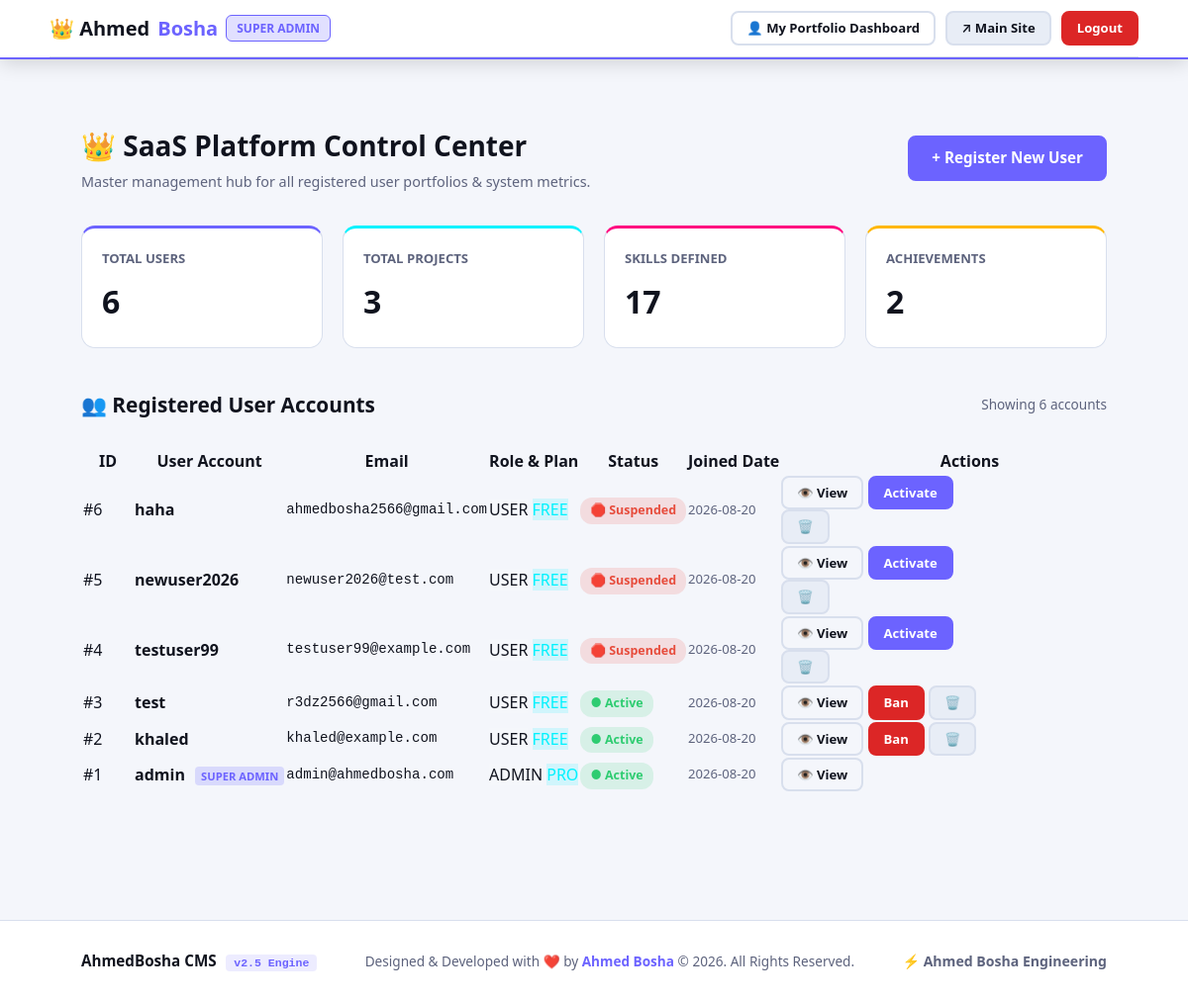
Screenshot of /super-admin (signed in) with the database file from the repository.
### tables this page shows
CREATE TABLE users (
            id             INTEGER PRIMARY KEY AUTOINCREMENT,
            username       TEXT UNIQUE NOT NULL,
            email          TEXT UNIQUE NOT NULL,
            password_hash  TEXT NOT NULL,
            role           TEXT DEFAULT 'user',
            account_status TEXT DEFAULT 'active',
            plan_tier      TEXT DEFAULT 'free',
            created_at     TIMESTAMP DEFAULT CURRENT_TIMESTAMP
        , verification_code TEXT, code_expires_at TIMESTAMP, reset_token TEXT, reset_token_expires_at TIMESTAMP, is_verified INTEGER DEFAULT 1);

### app.py (the view)
@app.route("/super-admin")
@superadmin_required
def super_admin_dashboard():
    db = get_db()
    users_list = db.execute("SELECT * FROM users ORDER BY created_at DESC").fetchall()
    total_users = len(users_list)
    total_projects = db.execute("SELECT COUNT(*) FROM projects").fetchone()[0]
    total_skills = db.execute("SELECT COUNT(*) FROM skills").fetchone()[0]
    total_achievements = db.execute("SELECT COUNT(*) FROM achievements").fetchone()[0]
    total_messages = db.execute("SELECT COUNT(*) FROM messages").fetchone()[0]
    return render_template(
        "admin/super_dashboard.html",
        users_list=users_list,
        total_users=total_users,
        total_projects=total_projects,
        total_skills=total_skills,
        total_achievements=total_achievements,
        total_messages=total_messages,
    )

### app.py (called while the page is built)
def get_db():
    if "db" not in g:
        g.db = sqlite3.connect(DATABASE)
        g.db.row_factory = sqlite3.Row
        g.db.execute("PRAGMA foreign_keys = ON")
    return g.db

def get_settings(user_id=None, db=None):
    if db is None:
        db = get_db()
    if user_id is None:
        user_id = session.get("user_id", 1)
    s = db.execute("SELECT * FROM site_settings WHERE user_id = ?", (user_id,)).fetchone()
    if not s:
        s = db.execute("SELECT * FROM site_settings WHERE user_id = 1 OR id = 1").fetchone()
    return s

@app.context_processor
def inject_globals():
    try:
        user_id = session.get("user_id", 1)
        settings = get_settings(user_id=user_id)
        unread = get_db().execute(
            "SELECT COUNT(*) FROM messages WHERE user_id = ? AND is_read = 0", (user_id,)
        ).fetchone()[0]
    except Exception:
        settings = None
        unread = 0
    return dict(settings=settings, unread_count=unread)

def superadmin_required(view):
    @functools.wraps(view)
    def wrapped(**kwargs):
        if not session.get("user_id") or session.get("role") != "admin":
            flash("Super Admin access required.", "danger")
            return redirect(url_for("admin_login"))
        return view(**kwargs)
    return wrapped

### templates/admin/super_dashboard.html (shortened to what this page needs)
{% extends "base.html" %}
{% block body %}
<nav class="admin-nav" style="border-bottom: 2px solid var(--clr-primary);">
    <div class="container admin-nav__top" style="padding: 1rem 0;">
        <a href="{{ url_for('super_admin_dashboard') }}" class="admin-nav__logo" style="font-size: 1.25rem;">
            👑 Ahmed<span class="accent">Bosha</span> <span style="font-size: 0.75rem; font-weight: 700; padding: 3px 10px; border-radius: 6px; background: rgba(108, 99, 255, 0.2); color: var(--clr-primary); border: 1px solid var(--clr-primary);">SUPER ADMIN</span>
        </a>
        <div class="admin-nav__top-actions">
            <a href="{{ url_for('admin_dashboard') }}" class="btn btn--sm btn--outline">
                👤 My Portfolio Dashboard
            </a>
            <a href="{{ url_for('index') }}" target="_blank" rel="noopener" class="btn btn--sm btn--dark">
                ↗ Main Site
            </a>
            <a href="{{ url_for('admin_logout') }}" class="btn btn--sm btn--danger">
                Logout
            </a>
        </div>
    </div>
</nav>
<main class="admin-main">
    <div class="container">
        <div class="admin-header" style="margin-bottom: 2rem;">
            <div>
                <h1 class="admin-header__title" style="display: flex; align-items: center; gap: 10px;">
                    👑 SaaS Platform Control Center
                </h1>
                <p class="admin-header__subtitle">
                    Master management hub for all registered user portfolios &amp; system metrics.
                </p>
            </div>
            <a href="{{ url_for('auth_register') }}" target="_blank" class="btn btn--primary">
                + Register New User
            </a>
        </div>
        <div style="display: grid; grid-template-columns: repeat(auto-fit, minmax(220px, 1fr)); gap: 1.25rem; margin-bottom: 2.5rem;">
            <div style="background: var(--clr-surface); border: 1px solid var(--clr-border); border-top: 3px solid var(--clr-primary); border-radius: 14px; padding: 1.25rem;">
                <p style="font-size: 0.82rem; color: var(--clr-text-muted); font-weight: 600; text-transform: uppercase; margin-bottom: 6px;">Total Users</p>
                <h2 style="font-size: 2rem; font-weight: 800; color: var(--clr-text); margin: 0;">{{ total_users }}</h2>
            </div>
            <div style="background: var(--clr-surface); border: 1px solid var(--clr-border); border-top: 3px solid #00f2fe; border-radius: 14px; padding: 1.25rem;">
                <p style="font-size: 0.82rem; color: var(--clr-text-muted); font-weight: 600; text-transform: uppercase; margin-bottom: 6px;">Total Projects</p>
                <h2 style="font-size: 2rem; font-weight: 800; color: var(--clr-text); margin: 0;">{{ total_projects }}</h2>
            </div>
            <div style="background: var(--clr-surface); border: 1px solid var(--clr-border); border-top: 3px solid #ff007f; border-radius: 14px; padding: 1.25rem;">
                <p style="font-size: 0.82rem; color: var(--clr-text-muted); font-weight: 600; text-transform: uppercase; margin-bottom: 6px;">Skills Defined</p>
                <h2 style="font-size: 2rem; font-weight: 800; color: var(--clr-text); margin: 0;">{{ total_skills }}</h2>
            </div>
            <div style="background: var(--clr-surface); border: 1px solid var(--clr-border); border-top: 3px solid #ffb703; border-radius: 14px; padding: 1.25rem;">
                <p style="font-size: 0.82rem; color: var(--clr-text-muted); font-weight: 600; text-transform: uppercase; margin-bottom: 6px;">Achievements</p>
                <h2 style="font-size: 2rem; font-weight: 800; color: var(--clr-text); margin: 0;">{{ total_achievements }}</h2>
            </div>
        </div>
        <div style="margin-bottom: 1.5rem; display: flex; justify-content: space-between; align-items: center;">
            <h3 style="font-size: 1.3rem; font-weight: 700; margin: 0;">👥 Registered User Accounts</h3>
            <span style="font-size: 0.85rem; color: var(--clr-text-muted);">Showing {{ users_list | length }} accounts</span>
        </div>
        {% if users_list %}
        <div class="table-wrap">
            <table class="admin-table">
                <thead>
                    <tr>
                        <th style="width: 50px;">ID</th>
                        <th>User Account</th>
                        <th>Email</th>
                        <th>Role &amp; Plan</th>
                        <th>Status</th>
                        <th>Joined Date</th>
                        <th style="width: 220px; text-align: right;">Actions</th>
                    </tr>
                </thead>
                <tbody>
                    {% for u in users_list %}
                    <tr>
                        <td class="cell-id">#{{ u.id }}</td>
                        <td>
                            <strong style="font-size: 1rem; color: var(--clr-text);">{{ u.username }}</strong>
                            {% if u.id == 1 %}
                            <span style="font-size: 0.7rem; font-weight: 700; padding: 2px 6px; border-radius: 4px; background: rgba(108, 99, 255, 0.2); color: var(--clr-primary); margin-left: 6px;">SUPER ADMIN</span>
                            {% endif %}
                        </td>
                        <td style="font-family: var(--ff-mono); font-size: 0.88rem;">{{ u.email }}</td>
                        <td>
                            <span class="tag tag--sm" style="background: rgba(255,255,255,0.06); text-transform: uppercase;">{{ u.role }}</span>
                            <span class="tag tag--sm" style="background: rgba(0, 242, 254, 0.15); color: #00f2fe; text-transform: uppercase;">{{ u.plan_tier }}</span>
                        </td>
                        <td>
                            {% if u.account_status == 'active' %}
                            <span style="display: inline-flex; align-items: center; gap: 4px; padding: 3px 10px; border-radius: 12px; font-size: 0.78rem; font-weight: 700; background: rgba(46, 204, 113, 0.15); color: #2ecc71;">
                                ● Active
                            </span>
                            {% else %}
                            <span style="display: inline-flex; align-items: center; gap: 4px; padding: 3px 10px; border-radius: 12px; font-size: 0.78rem; font-weight: 700; background: rgba(231, 76, 60, 0.15); color: #e74c3c;">
                                🛑 Suspended
                            </span>
                            {% endif %}
                        </td>
                        <td style="font-size: 0.82rem; color: var(--clr-text-muted);">{{ u.created_at[:10] if u.created_at else '--' }}</td>
                        <td>
                            <div class="cell-actions" style="justify-content: flex-end;">
                                <a href="{% if u.id == 1 %}{{ url_for('index') }}{% else %}{{ url_for('user_portfolio', username=u.username) }}{% endif %}" target="_blank" class="btn btn--sm btn--outline" title="View Portfolio">
                                    👁️ View
                                </a>
                                {% if u.id != 1 %}
                                <form method="POST" action="{{ url_for('super_admin_toggle_status', target_user_id=u.id) }}" style="display: inline;">
                                    <button type="submit" class="btn btn--sm {% if u.account_status == 'active' %}btn--danger{% else %}btn--primary{% endif %}">
                                        {% if u.account_status == 'active' %}Ban{% else %}Activate{% endif %}
                                    </button>
                                </form>
                                <form method="POST" action="{{ url_for('super_admin_delete_user', target_user_id=u.id) }}" style="display: inline;" onsubmit="return confirm('Permanently delete user &quot;{{ u.username }}&quot; and all their data?');">
                                    <button type="submit" class="btn btn--sm btn--dark" style="color: #ff6b6b;" title="Delete User">
                                        🗑️
                                    </button>
                                </form>
                                {% endif %}
                            </div>
                        </td>
                    </tr>
                    {% endfor %}
                </tbody>
            </table>
        </div>
        {% endif %}
    </div>
</main>
{% include "admin/footer.html" %}
{% endblock %}

### templates/base.html (shortened to what this page needs)
<!DOCTYPE html>
<html lang="en" data-theme="dark">
<head>
    <link rel="stylesheet" href="{{ url_for('static', filename='css/style.css') }}">
</head>
<body>
    {% block body %}{% endblock %}
</body>
</html>

### templates/admin/footer.html
<footer class="admin-footer">
    <div class="container admin-footer__inner">
        <div class="admin-footer__left">
            <span class="admin-footer__brand">Ahmed<span class="accent">Bosha</span> CMS</span>
            <span class="admin-footer__version">v2.5 Engine</span>
        </div>
        <div class="admin-footer__center">
            <p>Designed &amp; Developed with ❤️ by <strong>Ahmed Bosha</strong> &copy; 2026. All Rights Reserved.</p>
        </div>
        <div class="admin-footer__right">
            <a href="https://github.com/AhmedBosha" target="_blank" rel="noopener" class="admin-footer__link">
                ⚡ Ahmed Bosha Engineering
            </a>
        </div>
    </div>
</footer>

### rows the page displays
users: id "6", username "haha", email "ahmedbosha2566@gmail.com", role "USER", plan_tier "FREE", account_status "🛑 Suspended", created_at "2026-08-20"
users: id "5", username "newuser2026", email "newuser2026@test.com", role "USER", plan_tier "FREE", account_status "🛑 Suspended", created_at "2026-08-20"
users: id "4", username "testuser99", email "testuser99@example.com", role "USER", plan_tier "FREE", account_status "🛑 Suspended", created_at "2026-08-20"
users: id "3", username "test", email "r3dz2566@gmail.com", role "USER", plan_tier "FREE", account_status "● Active", created_at "2026-08-20"
users: id "2", username "khaled", email "khaled@example.com", role "USER", plan_tier "FREE", account_status "● Active", created_at "2026-08-20"
users: id "1", username "admin", shows "SUPER ADMIN", email "admin@ahmedbosha.com", role "ADMIN", plan_tier "PRO", account_status "● Active", created_at "2026-08-20"

### other values shown
{{ total_users }} "6"
{{ total_projects }} "3"
{{ total_skills }} "17"
{{ total_achievements }} "2"
{{ users_list | length }} "6"
